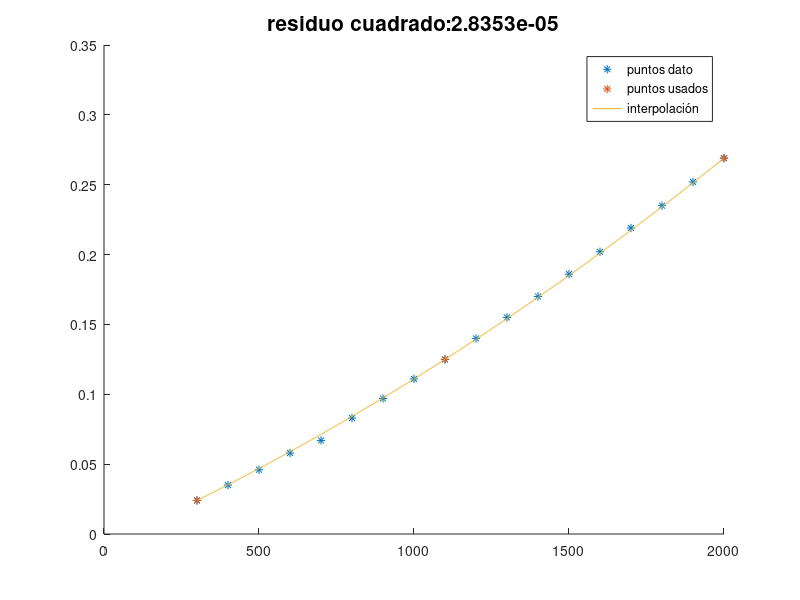

Source code (MATLAB):
clf; % limpiar el gráfico
clc; % limpiar la consola

% t es un valor donde evaluar la función
% x son las absisas de los puntos dato
% y son las ordenadas de los puntos dato

function res = lagrange(t, x, y)
  if (size(x) != size(y))
    printf("ERROR: las dim. de x e y deben coincidir\n");
  end

  n = size(x)(2);
  h = abs(x(1)-x(2));
  suma = 0;

  for i=0:n-1
    prod1 = 1;
    prod2 = 1;

    for k=0:n-1
      if (k != i)
        prod1 *= t - x(k+1);
        prod2 *= x(i+1) - x(k+1);
      end
    end

    suma += (prod1/prod2) * y(i+1);
  end

  res = suma;
end

% función de correlación que aproxima a los datos
%aprox = @(T) 0.02424 * (T/303.16)^(1.27591);

% calcula el residuo cuadrado
function err = obtenerResiduoCuadrado(x, y, f)

  if (size(x) != size(y))
    printf("ERROR: las dim. de x e y no coinciden o n no es un num nat.\n");
    return;
  end

  err = 0;

  for i=0:size(x)(2)-1
    err += (f(x(i+1))-y(i+1))^2
  end
end

% puntos dato
x_0 = [300, 400, 500, 600, 700, 800, 900, 1000, 1100, 1200, 1300, 1400, 1500, 1600, 1700, 1800, 1900, 2000];
y_0 = [0.024, 0.035, 0.046, 0.058, 0.067, 0.083, 0.097, 0.111, 0.125, 0.140, 0.155, 0.170, 0.186, 0.202, 0.219, 0.235, 0.252, 0.269];

%x_0 = [300, 350, 400, 450, 500, 550, 600, 650, 700, 750, 800, 850, 900, 950, 1000, 1050, 1100, 1150, 1200, 1250, 1300, 1350, 1400, 1450, 1500, 1550, 1600, 1650, 1700, 1750, 1800, 1850, 1900, 1950, 2000];
%y_0 = [0.024, aprox(350), 0.035, aprox(450), 0.046, aprox(550), 0.058, aprox(650), 0.067, aprox(750), 0.083, aprox(850), 0.097, aprox(950), 0.111, aprox(1050), 0.125, aprox(1150), 0.140, aprox(1250), 0.155, aprox(1350), 0.170, aprox(1450), 0.186, aprox(1550), 0.202, aprox(1650), 0.219, aprox(1750), 0.235, aprox(1850), 0.252, aprox(1950), 0.269];

% graficar puntos dato
hold on;
plot(x_0, y_0, '*');

% puntos utilizados
x = [300, 1100, 2000];
y = [0.024, 0.125, 0.269];

% graficar puntos usados
hold on;
plot(x, y, '*');

% graficar la interpolación
x_eval = linspace(300, 2000, 1000);
y_eval = zeros(size(x_eval));

for i = 1:length(x_eval)
    y_eval(i) = lagrange(x_eval(i), x, y);
end

plot(x_eval, y_eval);

% calcular residuo cuadrado
err = obtenerResiduoCuadrado(x_0, y_0, @(t) lagrange(t, x, y))

% establecer las referencias
legend("puntos dato", "puntos usados", "interpolación");
title(strcat("residuo cuadrado: ", num2str(err)), 'FontSize', 15);
